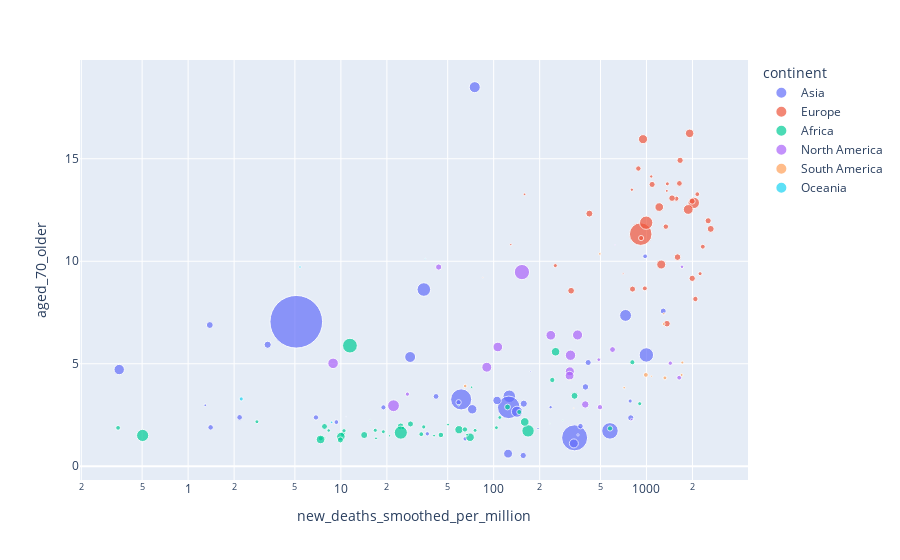

Here is the notebook cell this chart was saved with:
### Code cell
fig = px.scatter(df2_grouped, 
                 x="new_deaths_smoothed_per_million", y="aged_70_older", size="population_density", color="continent",
                 hover_name="location", log_x=True, size_max=60)
fig.show()

### Figure 1 — Plotly figure (JSON) as saved in the notebook; plotly's stock layout.template omitted (floating-point values rounded to 4 significant figures)
{"data": [{"hovertemplate": "<b>%{hovertext}</b><br><br>continent=Asia<br>new_deaths_smoothed_per_million=%{x}<br>aged_70_older=%{y}<br>population_density=%{marker.size}<extra></extra>", "hovertext": ["Afghanistan", "Armenia", "Azerbaijan", "Bahrain", "Bangladesh", "Bhutan", "Brunei", "Cambodia", "China", "Georgia", "Hong Kong", "India", "Indonesia", "Iran", "Iraq", "Israel", "Japan", "Jordan", "Kazakhstan", "Kuwait", "Kyrgyzstan", "Laos", "Lebanon", "Macao", "Malaysia", "Maldives", "Mongolia", "Myanmar", "Nepal", "Oman", "Pakistan", "Palestine", "Philippines", "Qatar", "Saudi Arabia", "Singapore", "South Korea", "Sri Lanka", "Tajikistan", "Thailand", "Timor", "Turkey", "United Arab Emirates", "Uzbekistan", "Vietnam", "Yemen"], "legendgroup": "Asia", "marker": {"color": "#636efa", "size": [54.42, 102.9, 119.3, 1936.0, 1265.0, 21.19, 81.35, 90.67, 147.7, 65.03, 7040.0, 450.4, 145.7, 49.83, 88.12, 402.6, 347.8, 109.3, 6.681, 232.1, 32.33, 29.72, 594.6, 20550.0, 96.25, 1454.0, 1.98, 81.72, 204.4, 14.98, 255.6, 778.2, 351.9, 227.3, 15.32, 7916.0, 528.0, 342.0, 64.28, 135.1, 87.18, 104.9, 112.4, 76.13, 308.1, 53.51], "sizemode": "area", "sizeref": 5.707, "symbol": "circle"}, "mode": "markers", "name": "Asia", "orientation": "v", "showlegend": true, "type": "scatter", "x": [65.08, 1288.0, 398.7, 338.7, 61.27, 1.295, 6.867, 2.173, 3.317, 980.0, 0, 126.5, 157.4, 782.2, 369.8, 729.9, 75.17, 789.3, 174.8, 334.7, 235.9, 0, 998.2, 0, 41.95, 125.5, 10.82, 58.93, 105.3, 356.3, 72.35, 576.8, 142.1, 124.2, 195.1, 5.105, 34.9, 28.4, 9.345, 1.387, 1.404, 415.4, 156.1, 18.99, 0.354, 36.78], "xaxis": "x", "y": [1.337, 7.571, 3.871, 1.387, 3.262, 2.977, 2.382, 2.385, 5.929, 10.24, 10.16, 3.414, 3.053, 3.182, 1.957, 7.359, 18.49, 2.361, 4.625, 1.114, 2.882, 2.322, 5.43, 4.991, 3.407, 2.875, 2.421, 3.12, 3.212, 1.53, 2.78, 1.726, 2.661, 0.617, 1.845, 7.049, 8.622, 5.331, 2.155, 6.89, 1.897, 5.061, 0.526, 2.873, 4.718, 1.583], "yaxis": "y"}, {"hovertemplate": "<b>%{hovertext}</b><br><br>continent=Europe<br>new_deaths_smoothed_per_million=%{x}<br>aged_70_older=%{y}<br>population_density=%{marker.size}<extra></extra>", "hovertext": ["Albania", "Austria", "Belarus", "Belgium", "Bosnia and Herzegovina", "Bulgaria", "Croatia", "Cyprus", "Czechia", "Denmark", "Estonia", "Finland", "France", "Germany", "Greece", "Hungary", "Iceland", "Ireland", "Italy", "Latvia", "Lithuania", "Luxembourg", "Malta", "Moldova", "Montenegro", "Netherlands", "North Macedonia", "Norway", "Poland", "Portugal", "Romania", "Russia", "Slovakia", "Slovenia", "Spain", "Sweden", "Switzerland", "Ukraine", "United Kingdom"], "legendgroup": "Europe", "marker": {"color": "#EF553B", "size": [104.9, 106.7, 46.86, 375.6, 68.5, 65.18, 73.73, 127.7, 137.2, 136.5, 31.03, 18.14, 122.6, 237.0, 83.48, 108.0, 3.404, 69.87, 205.9, 31.21, 45.13, 231.4, 1454.0, 123.7, 46.28, 508.5, 82.6, 14.46, 124.0, 112.4, 85.13, 8.823, 113.1, 102.6, 93.11, 24.72, 214.2, 77.39, 272.9], "sizemode": "area", "sizeref": 5.707, "symbol": "circle"}, "mode": "markers", "name": "Europe", "orientation": "v", "showlegend": true, "type": "scatter", "x": [810.6, 1089.0, 253.2, 2039.0, 2337.0, 2151.0, 1570.0, 321.3, 2634.0, 423.0, 802.4, 159.3, 1470.0, 949.6, 885.1, 2535.0, 85.0, 975.6, 1917.0, 1074.0, 1370.0, 1249.0, 916.9, 1362.0, 2244.0, 995.7, 2090.0, 129.4, 1597.0, 1661.0, 1339.0, 703.6, 1992.0, 1992.0, 1643.0, 1360.0, 1212.0, 922.7, 1877.0], "xaxis": "x", "y": [8.643, 13.75, 9.788, 12.85, 10.71, 13.27, 13.05, 8.563, 11.58, 12.32, 13.49, 13.26, 13.08, 15.96, 14.52, 11.98, 9.207, 8.678, 16.24, 14.14, 13.78, 9.842, 11.32, 6.955, 9.395, 11.88, 8.16, 10.81, 10.2, 14.92, 11.69, 9.393, 9.167, 12.93, 13.8, 13.43, 12.64, 11.13, 12.53], "yaxis": "y"}, {"hovertemplate": "<b>%{hovertext}</b><br><br>continent=Africa<br>new_deaths_smoothed_per_million=%{x}<br>aged_70_older=%{y}<br>population_density=%{marker.size}<extra></extra>", "hovertext": ["Algeria", "Angola", "Benin", "Botswana", "Burkina Faso", "Burundi", "Cameroon", "Cape Verde", "Central African Republic", "Chad", "Comoros", "Congo", "Cote d'Ivoire", "Democratic Republic of Congo", "Djibouti", "Egypt", "Equatorial Guinea", "Eritrea", "Eswatini", "Ethiopia", "Gabon", "Gambia", "Ghana", "Guinea", "Guinea-Bissau", "Kenya", "Lesotho", "Liberia", "Libya", "Madagascar", "Malawi", "Mali", "Mauritania", "Mauritius", "Morocco", "Mozambique", "Namibia", "Niger", "Nigeria", "Rwanda", "Sao Tome and Principe", "Senegal", "Seychelles", "Sierra Leone", "Somalia", "South Africa", "Sudan", "Tanzania", "Togo", "Tunisia", "Uganda", "Zambia", "Zimbabwe"], "legendgroup": "Africa", "marker": {"color": "#00cc96", "size": [17.35, 23.89, 99.11, 4.044, 70.15, 423.1, 50.88, 135.6, 7.479, 11.83, 437.4, 15.4, 76.4, 35.88, 41.28, 98.0, 45.19, 44.3, 79.49, 105.0, 7.859, 207.6, 126.7, 51.75, 66.19, 87.32, 73.56, 49.13, 3.623, 43.95, 197.5, 15.2, 4.289, 623.0, 80.08, 37.73, 3.078, 16.95, 209.6, 494.9, 212.8, 82.33, 208.4, 104.7, 23.5, 46.75, 23.26, 64.7, 143.4, 74.23, 213.8, 22.99, 42.73], "sizemode": "area", "sizeref": 5.707, "symbol": "circle"}, "mode": "markers", "name": "Africa", "orientation": "v", "showlegend": true, "type": "scatter", "x": [71.69, 16.97, 7.811, 283.6, 7.386, 0.504, 34.86, 338.2, 15.52, 10.2, 167.9, 25.12, 10.28, 8.321, 109.6, 123.2, 75.56, 2.821, 577.5, 28.54, 59.03, 70.08, 24.59, 10.48, 33.58, 45.14, 147.0, 16.78, 416.3, 18.96, 59.28, 20.84, 97.15, 11.46, 241.9, 25.45, 233.5, 7.844, 9.997, 24.67, 159.7, 64.84, 254.2, 9.923, 40.72, 903.2, 50.29, 0.348, 14.21, 808.6, 7.361, 66.96, 104.2], "xaxis": "x", "y": [3.857, 1.362, 1.942, 2.242, 1.358, 1.504, 1.919, 3.437, 2.251, 1.446, 1.726, 2.063, 1.582, 1.745, 2.38, 2.891, 1.752, 2.171, 1.845, 2.063, 2.976, 1.417, 1.948, 1.733, 1.565, 1.528, 2.647, 1.756, 2.816, 1.686, 1.783, 1.486, 1.792, 5.884, 4.209, 1.87, 2.085, 1.378, 1.447, 1.642, 2.162, 1.796, 5.586, 1.285, 1.496, 3.053, 2.034, 1.874, 1.525, 5.075, 1.308, 1.542, 1.882], "yaxis": "y"}, {"hovertemplate": "<b>%{hovertext}</b><br><br>continent=North America<br>new_deaths_smoothed_per_million=%{x}<br>aged_70_older=%{y}<br>population_density=%{marker.size}<extra></extra>", "hovertext": ["Antigua and Barbuda", "Bahamas", "Barbados", "Belize", "Canada", "Costa Rica", "Cuba", "Curacao", "Dominican Republic", "El Salvador", "Grenada", "Guatemala", "Haiti", "Honduras", "Jamaica", "Mexico", "Nicaragua", "Panama", "Saint Lucia", "Saint Vincent and the Grenadines", "Trinidad and Tobago", "United States"], "legendgroup": "North America", "marker": {"color": "#ab63fa", "size": [231.8, 39.5, 664.5, 16.43, 4.037, 96.08, 110.4, 362.6, 222.9, 307.8, 317.1, 157.8, 398.4, 82.81, 266.9, 66.44, 51.67, 55.13, 293.2, 281.8, 266.9, 35.61], "sizemode": "area", "sizeref": 5.707, "symbol": "circle"}, "mode": "markers", "name": "North America", "orientation": "v", "showlegend": true, "type": "scatter", "x": [315.1, 487.5, 153.1, 799.8, 622.0, 599.7, 43.64, 0, 313.9, 318.3, 8.89, 397.5, 22.1, 496.3, 236.6, 1638.0, 27.24, 1432.0, 354.0, 90.14, 106.4, 1708.0], "xaxis": "x", "y": [4.631, 5.2, 9.473, 2.279, 10.8, 5.694, 9.719, 10.07, 4.419, 5.417, 5.021, 3.016, 2.954, 2.883, 6.39, 4.321, 3.519, 5.03, 6.405, 4.832, 5.819, 9.732], "yaxis": "y"}, {"hovertemplate": "<b>%{hovertext}</b><br><br>continent=South America<br>new_deaths_smoothed_per_million=%{x}<br>aged_70_older=%{y}<br>population_density=%{marker.size}<extra></extra>", "hovertext": ["Argentina", "Bolivia", "Brazil", "Chile", "Colombia", "Ecuador", "Guyana", "Paraguay", "Peru", "Suriname", "Uruguay", "Venezuela"], "legendgroup": "South America", "marker": {"color": "#FFA15A", "size": [16.18, 10.2, 25.04, 24.28, 44.22, 66.94, 3.952, 17.14, 25.13, 3.612, 19.75, 36.25], "sizemode": "area", "sizeref": 5.707, "symbol": "circle"}, "mode": "markers", "name": "South America", "orientation": "v", "showlegend": true, "type": "scatter", "x": [1299.0, 1077.0, 1717.0, 1296.0, 1321.0, 991.2, 334.0, 714.8, 1699.0, 315.7, 495.3, 65.12], "xaxis": "x", "y": [7.441, 4.393, 5.06, 6.938, 4.312, 4.458, 2.837, 3.833, 4.455, 4.229, 10.36, 3.915], "yaxis": "y"}, {"hovertemplate": "<b>%{hovertext}</b><br><br>continent=Oceania<br>new_deaths_smoothed_per_million=%{x}<br>aged_70_older=%{y}<br>population_density=%{marker.size}<extra></extra>", "hovertext": ["Australia", "Fiji", "Micronesia (country)", "New Zealand", "Papua New Guinea", "Samoa", "Solomon Islands", "Tonga", "Vanuatu"], "legendgroup": "Oceania", "marker": {"color": "#19d3f3", "size": [3.202, 49.56, 150.8, 18.21, 18.22, 69.41, 21.84, 150.0, 22.66], "sizemode": "area", "sizeref": 5.707, "symbol": "circle"}, "mode": "markers", "name": "Oceania", "orientation": "v", "showlegend": true, "type": "scatter", "x": [35.69, 2.226, 0, 5.399, 8.696, 0, 0, 0, 0], "xaxis": "x", "y": [10.13, 3.284, 2.392, 9.72, 2.142, 3.564, 2.043, 4.032, 2.62], "yaxis": "y"}], "layout": {"legend": {"itemsizing": "constant", "title": {"text": "continent"}, "tracegroupgap": 0}, "margin": {"t": 60}, "xaxis": {"anchor": "y", "domain": [0, 1], "title": {"text": "new_deaths_smoothed_per_million"}, "type": "log"}, "yaxis": {"anchor": "x", "domain": [0, 1], "title": {"text": "aged_70_older"}}}}
